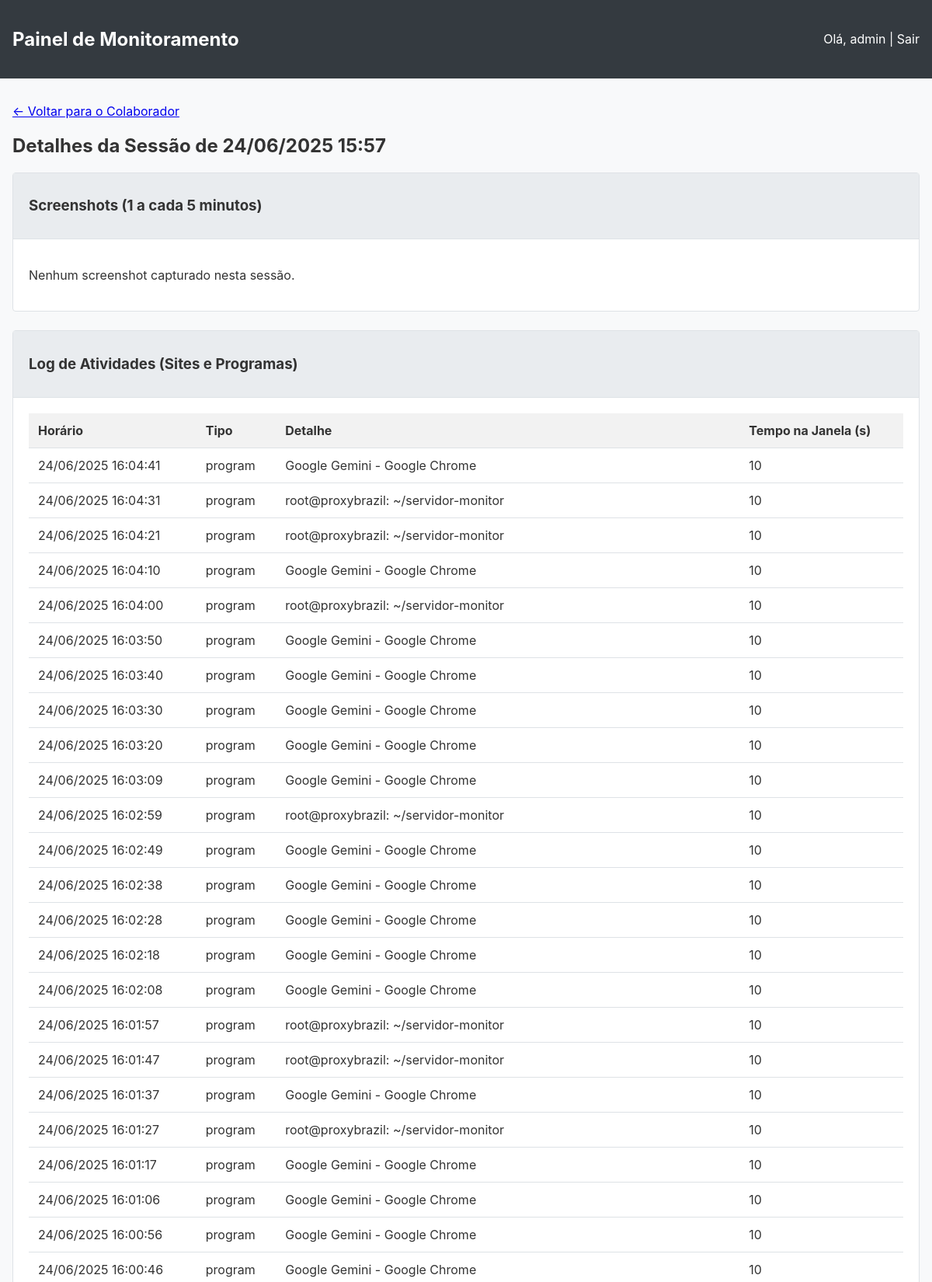
The page /session/2 (signed in, upper part) on the database its author committed.
### app/models.py (models this page shows, shortened)
class User(db.Model, UserMixin):
    id = db.Column(db.Integer, primary_key=True)
    username = db.Column(db.String(64), index=True, unique=True)
    password_hash = db.Column(db.String(128))
    full_name = db.Column(db.String(120))
    is_admin = db.Column(db.Boolean, default=False)
    work_sessions = db.relationship('WorkSession', backref='employee', lazy='dynamic')

class WorkSession(db.Model):
    id = db.Column(db.Integer, primary_key=True)
    start_time = db.Column(db.DateTime, index=True, default=datetime.utcnow)
    end_time = db.Column(db.DateTime, index=True, nullable=True)
    last_heartbeat = db.Column(db.DateTime, default=datetime.utcnow) # <- ADICIONE ESTA LINHA
    user_id = db.Column(db.Integer, db.ForeignKey('user.id'))
    activities = db.relationship('ActivityLog', backref='session', lazy='dynamic', cascade="all, delete-orphan")
    screenshots = db.relationship('Screenshot', backref='session', lazy='dynamic', cascade="all, delete-orphan")

class ActivityLog(db.Model):
    id = db.Column(db.Integer, primary_key=True)
    timestamp = db.Column(db.DateTime, index=True, default=datetime.utcnow)
    activity_type = db.Column(db.String(50)) # 'website' or 'program'
    details = db.Column(db.String(500))
    duration_seconds = db.Column(db.Integer)
    session_id = db.Column(db.Integer, db.ForeignKey('work_session.id'))

### app/routes.py (the view)
@main.route('/session/<int:session_id>')
@login_required
def session_details(session_id):
    if not current_user.is_admin: return redirect(url_for('main.login'))
    session = WorkSession.query.get_or_404(session_id)
    activities = ActivityLog.query.filter_by(session_id=session_id).order_by(ActivityLog.timestamp.desc()).all()
    screenshots = Screenshot.query.filter_by(session_id=session_id).order_by(Screenshot.timestamp.desc()).all()
    return render_template('session_details.html', title='Detalhes da Sessão', session=session, activities=activities, screenshots=screenshots)

### app/__init__.py (called while the page is built)
def create_app(config_class=Config):
    app = Flask(__name__)
    app.config.from_object(config_class)
    db.init_app(app)
    login_manager.init_app(app)
    if not os.path.exists(app.config['UPLOAD_FOLDER']):
        os.makedirs(app.config['UPLOAD_FOLDER'])
    def format_datetime_local(value, format='%d/%m/%Y %H:%M:%S'):
        if value is None:
            return ""
        utc_dt = pytz.utc.localize(value)
        local_tz = pytz.timezone('America/Sao_Paulo')
        local_dt = utc_dt.astimezone(local_tz)
        return local_dt.strftime(format)
    app.jinja_env.filters['localtime'] = format_datetime_local
    from app.routes import main as main_blueprint
    app.register_blueprint(main_blueprint)
    from app import models
    with app.app_context():
        db.create_all()
    return app

### app/models.py (called while the page is built)
@login_manager.user_loader
def load_user(user_id):
    return User.query.get(int(user_id))

### app/templates/session_details.html
{% extends "base.html" %}
{% block content %}
<a href="{{ url_for('main.employee_details', user_id=session.employee.id) }}">&larr; Voltar para o Colaborador</a>
<h2>Detalhes da Sessão de {{ session.start_time | localtime('%d/%m/%Y %H:%M') }}</h2>
<div class="card">
    <div class="card-header">
        <h3>Screenshots (1 a cada 5 minutos)</h3>
    </div>
    <div class="card-body" style="display: flex; flex-wrap: wrap; gap: 10px;">
        {% for screenshot in screenshots %}
        <div>
            <a href="{{ url_for('main.uploaded_file', filename=screenshot.filepath) }}" target="_blank">
                <img src="{{ url_for('main.uploaded_file', filename=screenshot.filepath) }}" alt="Screenshot" class="screenshot">
            </a>
            <p style="text-align: center; font-size: 0.8em;">{{ screenshot.timestamp.strftime('%H:%M:%S') }}</p>
        </div>
        {% else %}
        <p>Nenhum screenshot capturado nesta sessão.</p>
        {% endfor %}
    </div>
</div>
<div class="card">
    <div class="card-header">
        <h3>Log de Atividades (Sites e Programas)</h3>
    </div>
    <div class="card-body">
        <table>
            <thead>
                <tr>
                    <th>Horário</th>
                    <th>Tipo</th>
                    <th>Detalhe</th>
                    <th>Tempo na Janela (s)</th>
                </tr>
            </thead>
            <tbody>
                {% for activity in activities %}
                <tr>
                    <td>{{ activity.timestamp | localtime }}</td>
                    <td>{{ activity.activity_type }}</td>
                    <td>{{ activity.details }}</td>
                    <td>{{ activity.duration_seconds }}</td>
                </tr>
                {% else %}
                <tr><td colspan="4">Nenhuma atividade registrada nesta sessão.</td></tr>
                {% endfor %}
            </tbody>
        </table>
    </div>
</div>
{% endblock %}

### app/templates/base.html (shortened to what this page needs)
<!doctype html>
<html lang="pt-br">
  <head>
  </head>
  <body>
    {% if current_user.is_authenticated and current_user.is_admin %}
    <nav class="navbar">
      <a href="{{ url_for('main.dashboard') }}"><h1>Painel de Monitoramento</h1></a>
      <div>
        <span>Olá, {{ current_user.username }}</span> |
        <a href="{{ url_for('main.logout') }}">Sair</a>
      </div>
    </nav>
    {% endif %}
    <main class="container">
      {% block content %}{% endblock %}
    </main>
  </body>
</html>

### app/templates/base.html (style rules this page uses)
body { font-family: -apple-system, BlinkMacSystemFont, "Segoe UI", Roboto, "Helvetica Neue", Arial, sans-serif; background-color: #f8f9fa; color: #333; margin: 0; }
.navbar { background-color: #343a40; padding: 1rem; color: white; display: flex; justify-content: space-between; align-items: center; }
.navbar a { color: white; text-decoration: none; }
.container { max-width: 1200px; margin: 2rem auto; padding: 0 1rem; }
.card { background: white; border: 1px solid #dee2e6; border-radius: 0.25rem; margin-bottom: 1.5rem; }
.card-header { padding: 0.75rem 1.25rem; background-color: #e9ecef; border-bottom: 1px solid #dee2e6; }
.card-body { padding: 1.25rem; }
table { width: 100%; border-collapse: collapse; }
th, td { padding: 0.75rem; text-align: left; border-bottom: 1px solid #dee2e6; }
th { background-color: #f2f2f2; }

### rows shown on the page
User: username "admin"
WorkSession: start_time "24/06/2025 15:57"
ActivityLog: timestamp "24/06/2025 16:04:41", activity_type "program", details "Google Gemini - Google Chrome", duration_seconds "10"
ActivityLog: timestamp "24/06/2025 16:04:31", activity_type "program", details "root@proxybrazil: ~/servidor-monitor", duration_seconds "10"
ActivityLog: timestamp "24/06/2025 16:04:21", activity_type "program", details "root@proxybrazil: ~/servidor-monitor", duration_seconds "10"
ActivityLog: timestamp "24/06/2025 16:04:10", activity_type "program", details "Google Gemini - Google Chrome", duration_seconds "10"
ActivityLog: timestamp "24/06/2025 16:04:00", activity_type "program", details "root@proxybrazil: ~/servidor-monitor", duration_seconds "10"
ActivityLog: timestamp "24/06/2025 16:03:50", activity_type "program", details "Google Gemini - Google Chrome", duration_seconds "10"
ActivityLog: timestamp "24/06/2025 16:03:40", activity_type "program", details "Google Gemini - Google Chrome", duration_seconds "10"
ActivityLog: timestamp "24/06/2025 16:03:30", activity_type "program", details "Google Gemini - Google Chrome", duration_seconds "10"
ActivityLog: timestamp "24/06/2025 16:03:20", activity_type "program", details "Google Gemini - Google Chrome", duration_seconds "10"
ActivityLog: timestamp "24/06/2025 16:03:09", activity_type "program", details "Google Gemini - Google Chrome", duration_seconds "10"
ActivityLog: timestamp "24/06/2025 16:02:59", activity_type "program", details "root@proxybrazil: ~/servidor-monitor", duration_seconds "10"
ActivityLog: timestamp "24/06/2025 16:02:49", activity_type "program", details "Google Gemini - Google Chrome", duration_seconds "10"
ActivityLog: timestamp "24/06/2025 16:02:38", activity_type "program", details "Google Gemini - Google Chrome", duration_seconds "10"
ActivityLog: timestamp "24/06/2025 16:02:28", activity_type "program", details "Google Gemini - Google Chrome", duration_seconds "10"
ActivityLog: timestamp "24/06/2025 16:02:18", activity_type "program", details "Google Gemini - Google Chrome", duration_seconds "10"
ActivityLog: timestamp "24/06/2025 16:02:08", activity_type "program", details "Google Gemini - Google Chrome", duration_seconds "10"
ActivityLog: timestamp "24/06/2025 16:01:57", activity_type "program", details "root@proxybrazil: ~/servidor-monitor", duration_seconds "10"
ActivityLog: timestamp "24/06/2025 16:01:47", activity_type "program", details "root@proxybrazil: ~/servidor-monitor", duration_seconds "10"
ActivityLog: timestamp "24/06/2025 16:01:37", activity_type "program", details "Google Gemini - Google Chrome", duration_seconds "10"
ActivityLog: timestamp "24/06/2025 16:01:27", activity_type "program", details "root@proxybrazil: ~/servidor-monitor", duration_seconds "10"
ActivityLog: timestamp "24/06/2025 16:01:17", activity_type "program", details "Google Gemini - Google Chrome", duration_seconds "10"
ActivityLog: timestamp "24/06/2025 16:01:06", activity_type "program", details "Google Gemini - Google Chrome", duration_seconds "10"
ActivityLog: timestamp "24/06/2025 16:00:56", activity_type "program", details "Google Gemini - Google Chrome", duration_seconds "10"
ActivityLog: timestamp "24/06/2025 16:00:46", activity_type "program", details "Google Gemini - Google Chrome", duration_seconds "10"
